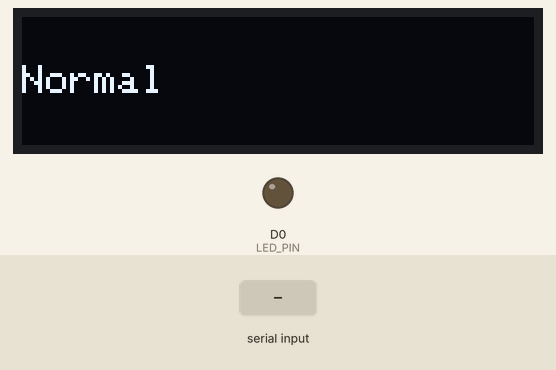
Simulated run of this sketch. Board: ESP8266 (NodeMCU). Shown: 128×32 one-colour display, output pins drawn as LEDs (lit = HIGH). Inputs (shaded band) come from the test bench.

Above: at 3.2 s.
3.3 s: "on\n" received over Serial
At 3.57 s:
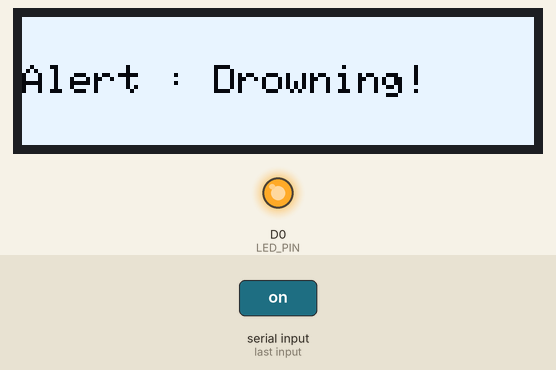
At 4.2 s:
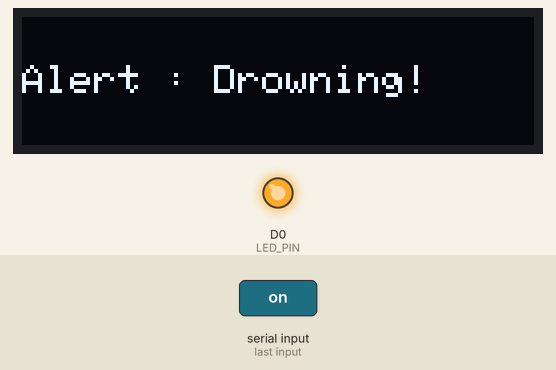
Timing chart, 0 to 6.3 s (numbered marks = the images above; inputs shaded):
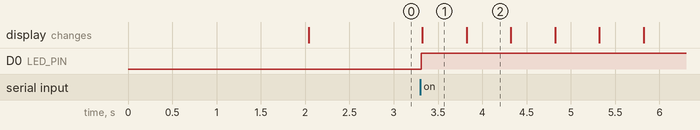

The sketch:

Warning_Alert_with_OLED_0.91inch_LCD128x32.ino
```cpp
#include <Wire.h>
#include <Adafruit_GFX.h>
#include <Adafruit_SSD1306.h>

#define SCREEN_WIDTH 128 // OLED display width, in pixels
#define SCREEN_HEIGHT 32 // OLED display height, in pixels

const int LED_PIN = D0;

// Declaration for an SSD1306 display connected to I2C (SDA, SCL pins)
Adafruit_SSD1306 display(SCREEN_WIDTH, SCREEN_HEIGHT, &Wire, -1);

void setup() {
  Serial.begin(9600);
   pinMode(LED_PIN, OUTPUT);


  if(!display.begin(SSD1306_SWITCHCAPVCC, 0x3C)) { // Address 0x3D for 128x64
    Serial.println(F("SSD1306 allocation failed"));
    for(;;);
  }
  delay(2000);
  display.clearDisplay();

  display.setTextSize(1.3);
  display.setTextColor(WHITE);
  display.setCursor(0, 12);
  // Display static text
  display.println("Normal");
  display.display();
}


void loop() {

  if (Serial.available() > 0) {
     digitalWrite(LED_PIN, HIGH);
     alert();
     while (Serial.available() > 0){
       blink();
     }

     //blink();
    String data = Serial.readStringUntil('\n');
     Serial.println(data);
    if (data == "on") {
      digitalWrite(LED_PIN, HIGH);
      //digitalWrite(BUZZER_PIN, HIGH);
    } else {
      digitalWrite(LED_PIN, LOW);
      clearalert();
      //digitalWrite(BUZZER_PIN, LOW);
    }
  }
  else{
    digitalWrite(LED_PIN, LOW);
    clearalert();

  }


}

void blink(){
   // Blink "display" with a one-second interval
   display.invertDisplay(true);
  delay(500);
  display.invertDisplay(false);
  delay(500);

}
void alert(){
  display.clearDisplay();

  display.setTextSize(1.3);
  display.setTextColor(WHITE);
  display.setCursor(0, 12);
  // Display static text
  display.println("Alert : Drowning!");
  display.display();
}
void clearalert(){
  display.clearDisplay();

  display.setTextSize(1.3);
  display.setTextColor(WHITE);
  display.setCursor(0, 12);
  // Display static text
  display.println("Normal");
  display.display();
}
```

Measured:
- after the input at 3.3 s, D0 (LED_PIN): LOW → HIGH at once; the display: first changes at once (image 1 shows a later state)
- what the display in image 1 shows lasts 0.5 s, from 3.3 s to 3.8 s
